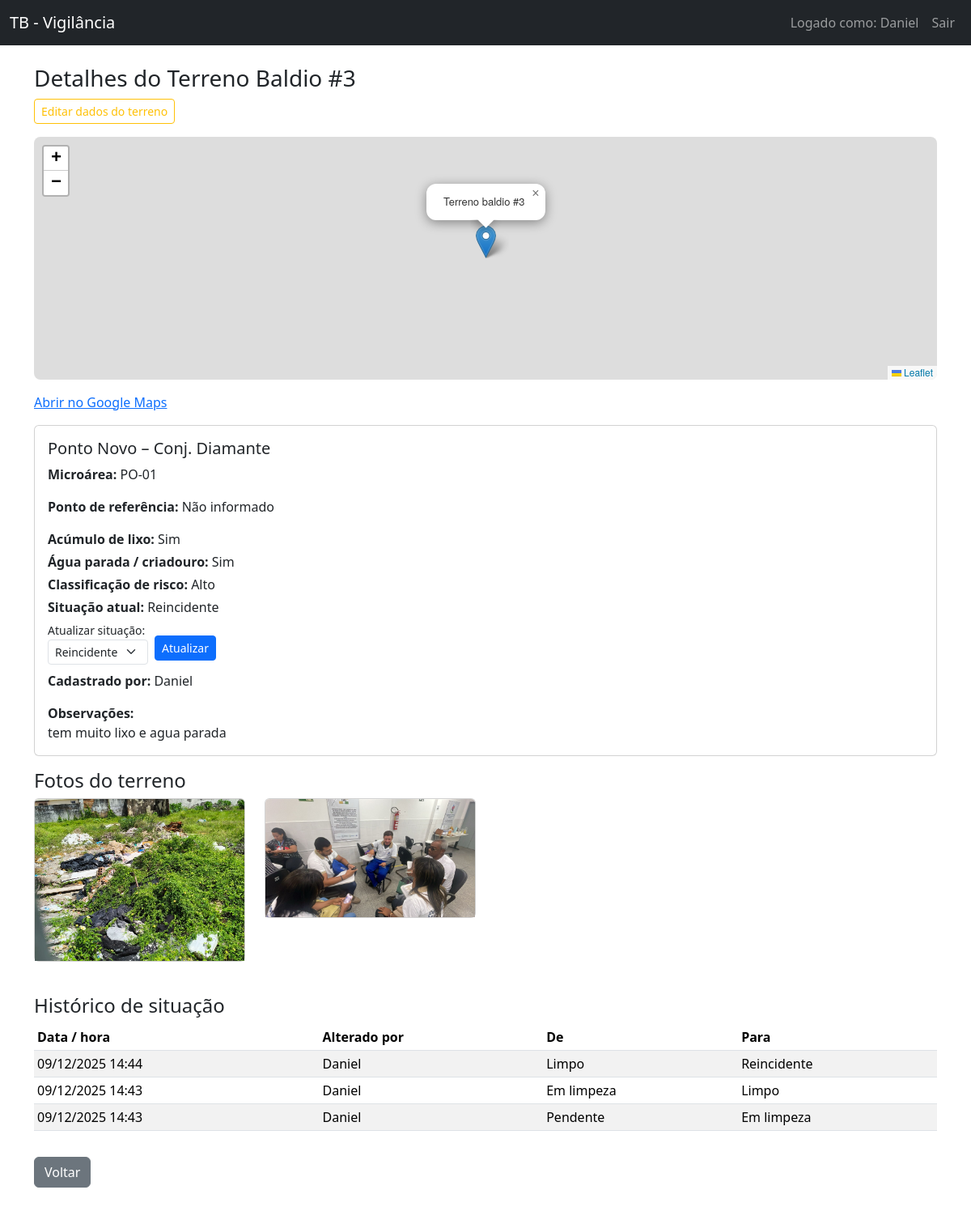
The page /terrenos/3 (signed in) on the database its author committed.
### app.py (models this page shows, shortened)
class User(UserMixin, db.Model):
    __tablename__ = "users"
    id = db.Column(db.Integer, primary_key=True)
    nome = db.Column(db.String(100), nullable=False)
    email = db.Column(db.String(120), unique=True, nullable=False)
    senha_hash = db.Column(db.String(128), nullable=False)
    is_admin = db.Column(db.Boolean, default=False)

class TerrenoBaldio(db.Model):
    __tablename__ = "terrenos_baldios"
    id = db.Column(db.Integer, primary_key=True)
    bairro = db.Column(db.String(100), nullable=False)
    microarea = db.Column(db.String(50))
    endereco = db.Column(db.String(200), nullable=False)
    referencia = db.Column(db.String(200))
    tem_lixo = db.Column(db.Boolean, default=False)
    tem_agua_parada = db.Column(db.Boolean, default=False)
    risco = db.Column(db.String(20), default="Baixo")
    situacao = db.Column(db.String(20), default="Pendente")
    observacoes = db.Column(db.Text)
    latitude = db.Column(db.String(30))   # já deixo aqui pro mapa
    longitude = db.Column(db.String(30))  # strings pra simplificar
    criado_por_id = db.Column(db.Integer, db.ForeignKey("users.id"))
    criado_por = db.relationship("User", backref="terrenos")
    fotos = db.relationship(
        "TerrenoFoto",
        backref="terreno",
        lazy=True,
        cascade="all, delete-orphan",
    )
    historico = db.relationship(
        "TerrenoHistoricoSituacao",
        backref="terreno",
        lazy=True,
        order_by="TerrenoHistoricoSituacao.data_hora.desc()",
        cascade="all, delete-orphan",
    )

class TerrenoFoto(db.Model):
    __tablename__ = "terreno_fotos"
    id = db.Column(db.Integer, primary_key=True)
    arquivo = db.Column(db.String(255), nullable=False)
    terreno_id = db.Column(db.Integer, db.ForeignKey("terrenos_baldios.id"), nullable=False)

class TerrenoHistoricoSituacao(db.Model):
    __tablename__ = "terreno_historico_situacao"
    id = db.Column(db.Integer, primary_key=True)
    terreno_id = db.Column(db.Integer, db.ForeignKey("terrenos_baldios.id"), nullable=False)
    data_hora = db.Column(db.DateTime, default=datetime.utcnow)
    situacao_anterior = db.Column(db.String(20))
    situacao_nova = db.Column(db.String(20))
    usuario_id = db.Column(db.Integer, db.ForeignKey("users.id"))
    usuario = db.relationship("User")

### app.py (the view)
@app.route("/terrenos/<int:terreno_id>")
@login_required
def terreno_detalhe(terreno_id):
    terreno = TerrenoBaldio.query.get_or_404(terreno_id)
    if not current_user.is_admin and terreno.criado_por_id != current_user.id:
        flash("Você não tem permissão para visualizar este terreno.", "danger")
        return redirect(url_for("dashboard"))
    return render_template("terreno_detalhe.html", terreno=terreno)

### app.py (called while the page is built)
@login_manager.user_loader
def load_user(user_id):
    return User.query.get(int(user_id))

### Templates/terreno_detalhe.html (shortened to what this page needs)
{% extends "base.html" %}
{% block content %}
<h3>Detalhes do Terreno Baldio #{{ terreno.id }}</h3>
{% if current_user.is_admin or current_user.id == terreno.criado_por_id %}
  <div class="mb-3">
    <a
      href="{{ url_for('terreno_editar', terreno_id=terreno.id) }}"
      class="btn btn-sm btn-outline-warning"
    >
      Editar dados do terreno
    </a>
  </div>
{% endif %}
{% if terreno.latitude and terreno.longitude %}
  <link
    rel="stylesheet"
    href="https://unpkg.com/leaflet@1.9.4/dist/leaflet.css"
  />
  <div id="map" class="mb-3" style="height: 300px; border-radius: 8px; overflow: hidden;"></div>
  <p>
    <a
      href="https://www.google.com/maps/search/?api=1&query={{ terreno.latitude }},{{ terreno.longitude }}"
      target="_blank"
      rel="noopener"
    >
      Abrir no Google Maps
    </a>
  </p>
{% endif %}
<div class="card mb-3">
  <div class="card-body">
        <h5 class="card-title">{{ terreno.bairro }} – {{ terreno.endereco }}</h5>
        <p class="card-text">
      <strong>Microárea:</strong>
      {{ terreno.microarea or "Não informado" }}
     </p>
        <p class="card-text">
      <strong>Ponto de referência:</strong>
      {{ terreno.referencia or "Não informado" }}
    </p>
    <p class="card-text mb-1">
      <strong>Acúmulo de lixo:</strong>
      {{ "Sim" if terreno.tem_lixo else "Não" }}
    </p>
    <p class="card-text mb-1">
      <strong>Água parada / criadouro:</strong>
      {{ "Sim" if terreno.tem_agua_parada else "Não" }}
    </p>
    <p class="card-text mb-1">
      <strong>Classificação de risco:</strong>
      {{ terreno.risco }}
    </p>
    <p class="card-text mb-1">
  <strong>Situação atual:</strong>
  {{ terreno.situacao }}
</p>
{% if current_user.is_admin or current_user.id == terreno.criado_por_id %}
  <form
    method="post"
    action="{{ url_for('atualizar_situacao', terreno_id=terreno.id) }}"
    class="row g-2 align-items-center mb-2"
  >
    <div class="col-auto">
      <label for="situacao" class="form-label mb-0"><small>Atualizar situação:</small></label>
      <select name="situacao" id="situacao" class="form-select form-select-sm">
        {% set situacoes_validas = ["Pendente", "Em limpeza", "Limpo", "Reincidente"] %}
        {% for s in situacoes_validas %}
        <option value="{{ s }}" {% if terreno.situacao == s %}selected{% endif %}>
          {{ s }}
        </option>
        {% endfor %}
      </select>
    </div>
    <div class="col-auto" style="margin-top: 1.4rem;">
      <button type="submit" class="btn btn-sm btn-primary">
        Atualizar
      </button>
    </div>
  </form>
{% endif %}
    <p class="card-text">
      <strong>Cadastrado por:</strong>
      {{ terreno.criado_por.nome if terreno.criado_por else "-" }}
    </p>
    <p class="card-text">
      <strong>Observações:</strong><br />
      {{ terreno.observacoes or "Sem observações." }}
    </p>
  </div>
</div>
<h4>Fotos do terreno</h4>
{% if terreno.fotos %}
  <div class="row">
    {% for foto in terreno.fotos %}
    <div class="col-md-3 col-sm-4 col-6 mb-3">
      <div class="card">
        <img
          src="{{ url_for('static', filename='uploads/' ~ foto.arquivo) }}"
          class="card-img-top"
          alt="Foto do terreno"
          style="max-height: 200px; object-fit: cover;"
        />
      </div>
    </div>
    {% endfor %}
  </div>
{% else %}
  <div class="alert alert-info">
    Nenhuma foto cadastrada para este terreno.
  </div>
{% endif %}
<h4 class="mt-4">Histórico de situação</h4>
{% if terreno.historico %}
  <table class="table table-sm table-striped">
    <thead>
      <tr>
        <th>Data / hora</th>
        <th>Alterado por</th>
        <th>De</th>
        <th>Para</th>
      </tr>
    </thead>
    <tbody>
      {% for h in terreno.historico %}
      <tr>
        <td>{{ h.data_hora.strftime("%d/%m/%Y %H:%M") if h.data_hora else "-" }}</td>
        <td>{{ h.usuario.nome if h.usuario else "-" }}</td>
        <td>{{ h.situacao_anterior or "-" }}</td>
        <td>{{ h.situacao_nova or "-" }}</td>
      </tr>
      {% endfor %}
    </tbody>
  </table>
{% else %}
  <div class="alert alert-info">
    Nenhuma alteração de situação registrada ainda.
  </div>
{% endif %}
<a href="{{ url_for('dashboard') }}" class="btn btn-secondary mt-3">Voltar</a>
{% endblock %}

### Templates/base.html (shortened to what this page needs)
<!doctype html>
<html lang="pt-br">
  <head>
    <link
      href="https://cdn.jsdelivr.net/npm/bootstrap@5.3.3/dist/css/bootstrap.min.css"
      rel="stylesheet"
    />
  </head>
  <body>
    <nav class="navbar navbar-expand-lg navbar-dark bg-dark mb-4">
      <div class="container-fluid">
        <a class="navbar-brand" href="{{ url_for('dashboard') }}">
          TB - Vigilância
        </a>
        <div class="collapse navbar-collapse">
          <ul class="navbar-nav ms-auto">
            {% if current_user.is_authenticated %}
              <li class="nav-item">
                <span class="nav-link">Logado como: {{ current_user.nome }}</span>
              </li>
              <li class="nav-item">
                <a class="nav-link" href="{{ url_for('logout') }}">Sair</a>
              </li>
            {% else %}
              <li class="nav-item">
                <a class="nav-link" href="{{ url_for('login') }}">Login</a>
              </li>
            {% endif %}
          </ul>
        </div>
      </div>
    </nav>
    <div class="container mb-4">
      {% block content %}
      {% endblock %}
    </div>
  </body>
</html>

### rows shown on the page
User: nome "Daniel", criado_por "Daniel"
TerrenoBaldio: id "3", bairro "Ponto Novo", endereco "Conj. Diamante", microarea "PO-01", referencia "Não informado", tem_lixo "Sim", tem_agua_parada "Sim", risco "Alto", situacao "Reincidente", observacoes "tem muito lixo e agua parada"
TerrenoFoto: arquivo (picture)
TerrenoFoto: arquivo (picture)
TerrenoHistoricoSituacao: data_hora "09/12/2025 14:44", usuario "Daniel", situacao_anterior "Limpo", situacao_nova "Reincidente"
TerrenoHistoricoSituacao: data_hora "09/12/2025 14:43", usuario "Daniel", situacao_anterior "Em limpeza", situacao_nova "Limpo"
TerrenoHistoricoSituacao: data_hora "09/12/2025 14:43", usuario "Daniel", situacao_anterior "Pendente", situacao_nova "Em limpeza"
